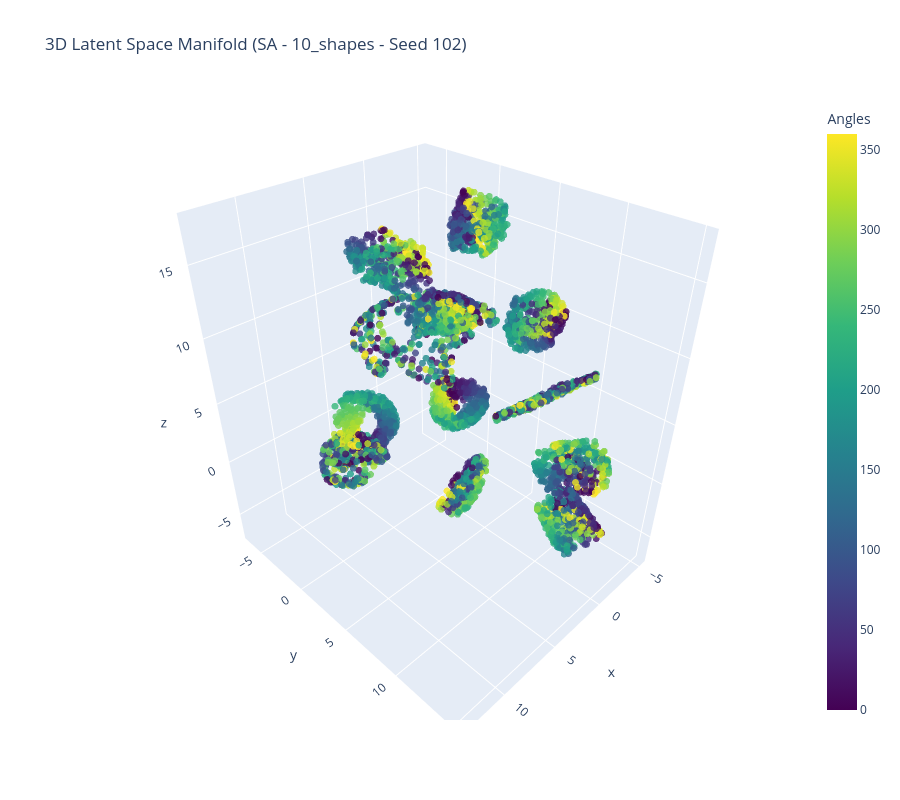

The cell this chart's notebook holds for it:
### Code cell
gt_vars = dataset.factor_values[:, 3]
fig = plot_umap(proj, gt_vars, 'Angles')
fig.show()
fig.write_html("plots/sa1_latent_space_3d-angles.html")

### Figure 1 — Plotly figure (JSON) as saved in the notebook; plotly's stock layout.template omitted (floating-point values rounded to 4 significant figures; data arrays with more than 128 entries replaced by an {"elided": "..."} marker saying what was removed)
{"data": [{"hovertemplate": "x=%{x}<br>y=%{y}<br>z=%{z}<br>Angles=%{marker.color}<extra></extra>", "legendgroup": "", "marker": {"color": {"elided": "5000 float values"}, "coloraxis": "coloraxis", "opacity": 0.8, "size": 4, "symbol": "circle"}, "mode": "markers", "name": "", "scene": "scene", "showlegend": false, "type": "scatter3d", "x": {"elided": "5000 float values"}, "y": {"elided": "5000 float values"}, "z": {"elided": "5000 float values"}}], "layout": {"coloraxis": {"colorbar": {"title": {"text": "Angles"}}, "colorscale": [[0, "#440154"], [0.1111, "#482878"], [0.2222, "#3e4989"], [0.3333, "#31688e"], [0.4444, "#26828e"], [0.5556, "#1f9e89"], [0.6667, "#35b779"], [0.7778, "#6ece58"], [0.8889, "#b5de2b"], [1, "#fde725"]]}, "height": 800, "legend": {"tracegroupgap": 0}, "scene": {"domain": {"x": [0, 1], "y": [0, 1]}, "xaxis": {"title": {"text": "x"}}, "yaxis": {"title": {"text": "y"}}, "zaxis": {"title": {"text": "z"}}}, "title": {"text": "3D Latent Space Manifold (SA - 10_shapes - Seed 102)"}, "width": 900}}
